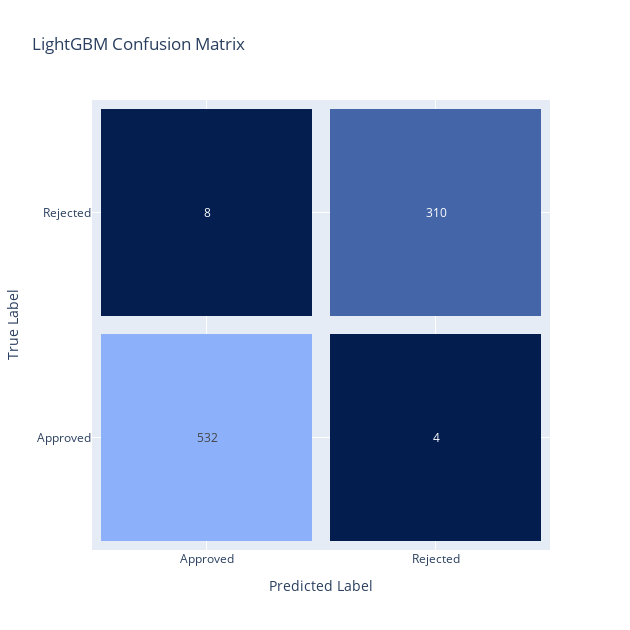

The notebook cell this image was saved under:
### Markdown cell above
#### **LightGBM Classifier**

### Code cell
import lightgbm as lgb
from sklearn.metrics import classification_report, confusion_matrix

# Create a LightGBM classifier instance
lgb_classifier = lgb.LGBMClassifier(random_state=42)

# Train the LightGBM model
lgb_classifier.fit(x_train, y_train)

# Predict on the test set
y_pred_lgb = lgb_classifier.predict(x_test)


# Compute confusion matrix
cm_lgb = confusion_matrix(y_test, y_pred_lgb.round())

# Create heatmap trace
trace2 = go.Heatmap(z=cm_lgb,
                   x=['Approved', 'Rejected'],
                   y=['Approved', 'Rejected'],
                   showscale=False,
                   colorscale=[
                       [0.0, "#041d4f"],  # Light blue
                       [0.5, "#365799"],  # Medium blue
                       [1.0, "#8cb1fa"],  # Dark purple
                   ],
                   xgap=18,
                   ygap=18,
                   text=cm_lgb,
                   texttemplate="%{text}")

# Create layout
layout = go.Layout(title='LightGBM Confusion Matrix',
                   xaxis=dict(title='Predicted Label', range=[-0.5, 1.5]),
                   yaxis=dict(title='True Label', range=[-0.5, 1.5]))

# Create figure
fig = go.Figure(data=[trace2], layout=layout)

# Dynamically adjust figure size based on matrix size
fig.update_layout(width=630, height=630)  # Adjust the width and height as needed

# Display the figure
fig.show()

### Figure 1 — Plotly figure (JSON) as saved in the notebook; plotly's stock layout.template omitted (floating-point values rounded to 4 significant figures)
{"data": [{"colorscale": [[0, "#041d4f"], [0.5, "#365799"], [1, "#8cb1fa"]], "showscale": false, "text": [[532, 4], [8, 310]], "texttemplate": "%{text}", "type": "heatmap", "x": ["Approved", "Rejected"], "xgap": 18, "y": ["Approved", "Rejected"], "ygap": 18, "z": [[532, 4], [8, 310]]}], "layout": {"height": 630, "title": {"text": "LightGBM Confusion Matrix"}, "width": 630, "xaxis": {"range": [-0.5, 1.5], "title": {"text": "Predicted Label"}}, "yaxis": {"range": [-0.5, 1.5], "title": {"text": "True Label"}}}}
